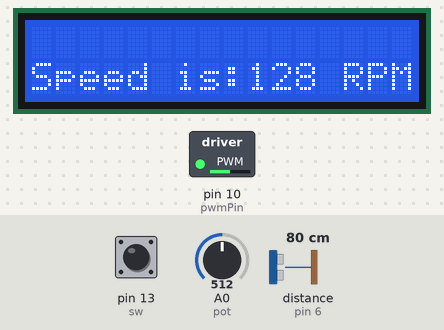
Recording of a sketch running on a simulated Arduino Uno, built with avr-gcc and run on an emulated ATmega328P. Parts: 16×2 character LCD, switched loads named in the sketch (green lamp = pin HIGH). Dashed ring = blinking. The test bench sets the inputs (shaded band); at power-on: A0 (pot) = 512, distance to the obstacle (sensor on pin 6) 80 cm, pin 13 (sw) LOW. The echo pulse lasts 58.3 µs per cm; pins used as bus, display or sensor lines are not drawn; what the sketch prints to the serial monitor is not drawn.

Above: at 1.2 s.
1.3 s: A0 (pot) set to 716
At 2.5 s:
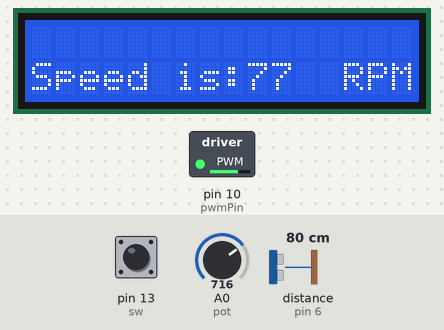
2.8 s: A0 (pot) set to 900
At 3.9 s:
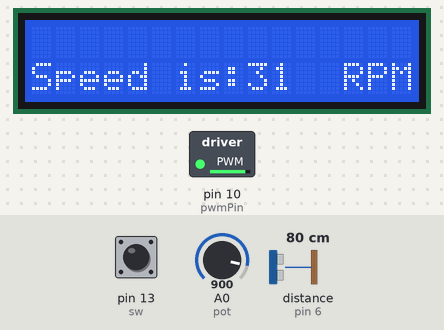
4.3 s: A0 (pot) set to 190
At 5.1 s:
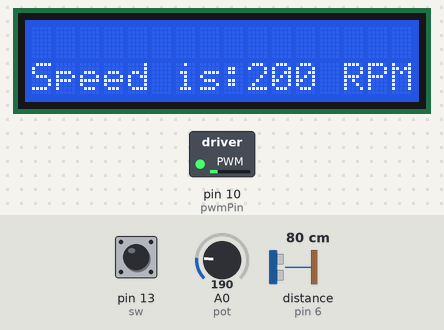
5.8 s: distance to the obstacle (sensor on pin 6) set to 2 cm
At 5.98 s:
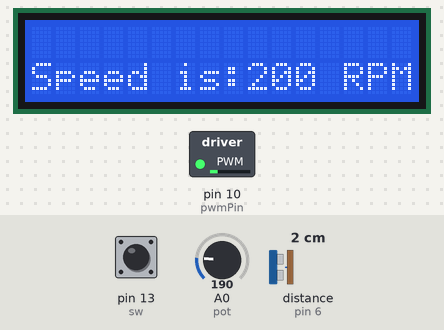
7.8 s: pin 13 (sw) pulled HIGH for 0.15 s
9.4 s: distance to the obstacle (sensor on pin 6) set to 120 cm
At 9.7 s:
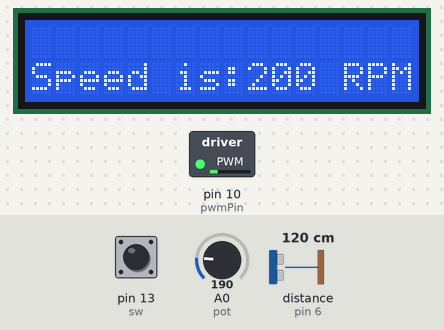
Timing chart, 0 to 11.9 s (numbered marks = the images above; inputs shaded):
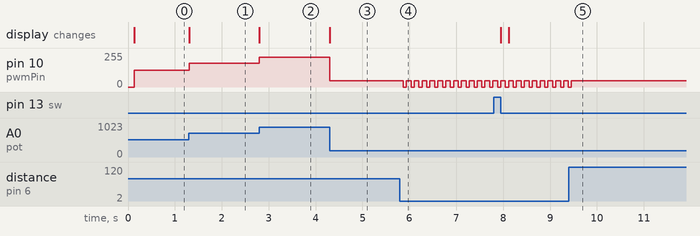

Measured:
- after the input at 1.3 s, pin 10 (pwmPin): 127/255 → 178/255 at once; the display: changes at once (image 1)
- after the input at 2.8 s, pin 10 (pwmPin): 178/255 → 224/255 at once; the display: changes at once (image 2)
- after the input at 4.3 s, pin 10 (pwmPin): 224/255 → 47/255 at once; the display: changes at once (image 3)
- after the input at 5.8 s, pin 10 (pwmPin): alternates 47/255 for 0.10 s and 0/255 for 0.07 s, starting after 0.07 s
- after the input at 9.4 s, pin 10 (pwmPin): goes on until 9.5 s, then stays 47/255

The sketch:

makeathon_final.ino
```cpp
// built in arduino library<br>
#include <LiquidCrystal.h>
#include <HCSR04.h>
LiquidCrystal lcd(12,11,5,4,3,2);
const int BuzzerPin=1;
const int trigPin = 7;
const int echoPin = 6;
int pwmPin = 10; // assigns pin 12 to variable pwm
int pot = A0; // assigns analog input A0 to variable pot
int c1 = 8;   // declares variable c1
int c2 = 9;   // declares variable c2

const int sw = 13;   // switch variable

int speed1;
UltraSonicDistanceSensor distanceSensor(trigPin, echoPin);
void setup() {
  pinMode(pwmPin, OUTPUT);
  pinMode(pot, INPUT);
  pinMode(BuzzerPin,OUTPUT);
  lcd.begin(16, 2);
  lcd.clear();
  lcd.print("Start");
  Serial.begin(9600);
  Serial.println("Started");
}
void TurnMotorA(){ //We create a function which control the direction and speed
//digitalWrite(in1, LOW); //Switch between this HIGH and LOW to change direction
//digitalWrite(in2, HIGH);
speed1 = analogRead(A0);
speed1 = speed1*0.2492668622; //We read thea analog value from the potentiometer calibrate it
// Then inject it to our motor
if((255-speed1)>130){
  if((distanceSensor.measureDistanceCm()+1)<10)
  {
    speed1=0;
    digitalWrite(BuzzerPin,HIGH);
  }
  else if((distanceSensor.measureDistanceCm()+1)<50)
  {
    speed1=speed1/1.5;
  }
  else if((distanceSensor.measureDistanceCm()+1)<70)
  {
    speed1=speed1/1.25;
  }
 analogWrite(pwmPin,speed1);
 //delay(100);
}
}
void loop() {
  TurnMotorA();
  lcd.begin(16, 2);
  // clear old screen data
  lcd.clear();

  lcd.setCursor(0,1);
  lcd.print ("Speed is:");
  c2= analogRead(pot);
  int speed = c2*0.2492668622;
  analogWrite (pwmPin, speed);


 int value = digitalRead(sw);
 if(value==1)
 {
  lcd.print(255-speed);
 }
 else{
  if((255-speed)<=200){
    lcd.print(255-speed);
  }
  else{
    lcd.print("200");
  }
 }
  lcd.setCursor (13,1);
  lcd.print ("RPM");

  delay(100);
}
```
